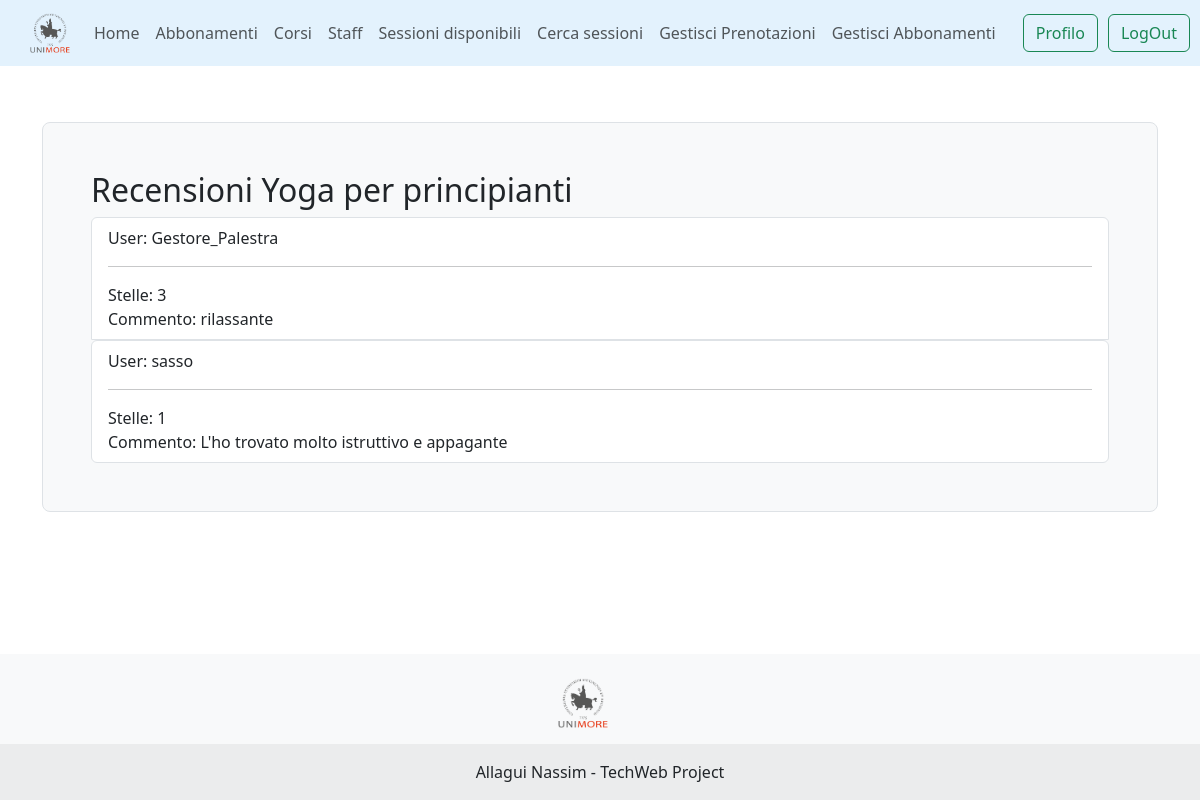
The page /unimoregym/corso/C001/ratings (signed in) on the database its author committed.
### unimoregym/models.py (models this page shows, shortened)
class Corso(models.Model):
    idcorso = models.CharField(max_length=255, primary_key=True)
    nome = models.CharField(max_length=255)
    categoria = models.CharField(max_length=255, default="")
    descrizione = models.TextField()
    durata = models.IntegerField(default=60, help_text="Durata in minuti")
    fk_trainer = models.ForeignKey(Trainer, on_delete=models.CASCADE, null=True, blank=True)
    valutazione_media = models.FloatField(default=0)
    class Meta:
        verbose_name_plural = "Corsi"

class Rating(models.Model):
    corso = models.ForeignKey(Corso, on_delete=models.CASCADE, related_name='ratings')
    user = models.ForeignKey(GymUser, on_delete=models.CASCADE)
    stelle = models.IntegerField()
    commento = models.TextField(null=True, blank=True)
    class Meta:
        unique_together = ('corso', 'user')

class GymUser(AbstractUser):
    nome = models.CharField(max_length=255, default='')
    cognome = models.CharField(max_length=255, default='')
    codice_fiscale = models.CharField(max_length=16, default='')
    data_nascita = models.DateField(null=True, blank=True)
    profile_image = models.ImageField(upload_to='profile_images/', default='default/default_user.png')
    objects = CustomUserManager()

### unimoregym/views.py (the view)
# urls.py: path('corso/<str:corso_id>/ratings', list_ratings_corso, name='list_ratings_corso'),
@login_required
def list_ratings_corso(request, corso_id): #VIEW PER LA stampa della lista delle recensioni
    corso = get_object_or_404(Corso, idcorso=corso_id)
    recensioni = Rating.objects.filter(corso=corso)
    ctx = {'corso': corso , 'recensioni': recensioni}
    return render(request, 'gym/data_list/list_rating_corso.html', ctx)

### unimoregym/templates/gym/data_list/list_rating_corso.html (shortened to what this page needs)
{% extends 'base_page.html' %}
{% load static %}
{% block content %}
    <div class="h-200 p-5 bg-light border rounded-3" style="margin-bottom: 10px">
     <h2>Recensioni {{ corso.nome }}</h2>
    {% for rec in recensioni %}
      <ul class="list-group">
      <li class="list-group-item">
      User: {{ rec.user.username }} <hr>
      Stelle: {{ rec.stelle }} <br>
      Commento: {{ rec.commento }}
      </li>
        {% empty %}
        <li class="list-group-item">
        Non ci recensioni per questo corso
        </li>
    {% endfor %}
  </ul>    </div>
{% endblock %}

### templates/base_page.html (style rules this page uses)
body, html { height: 100%; }

### rows shown on the page
Corso: nome "Yoga per principianti"
Rating: user.username "Gestore_Palestra", stelle "3", commento "rilassante"
Rating: user.username "sasso", stelle "1", commento "L'ho trovato molto istruttivo e appagante"
